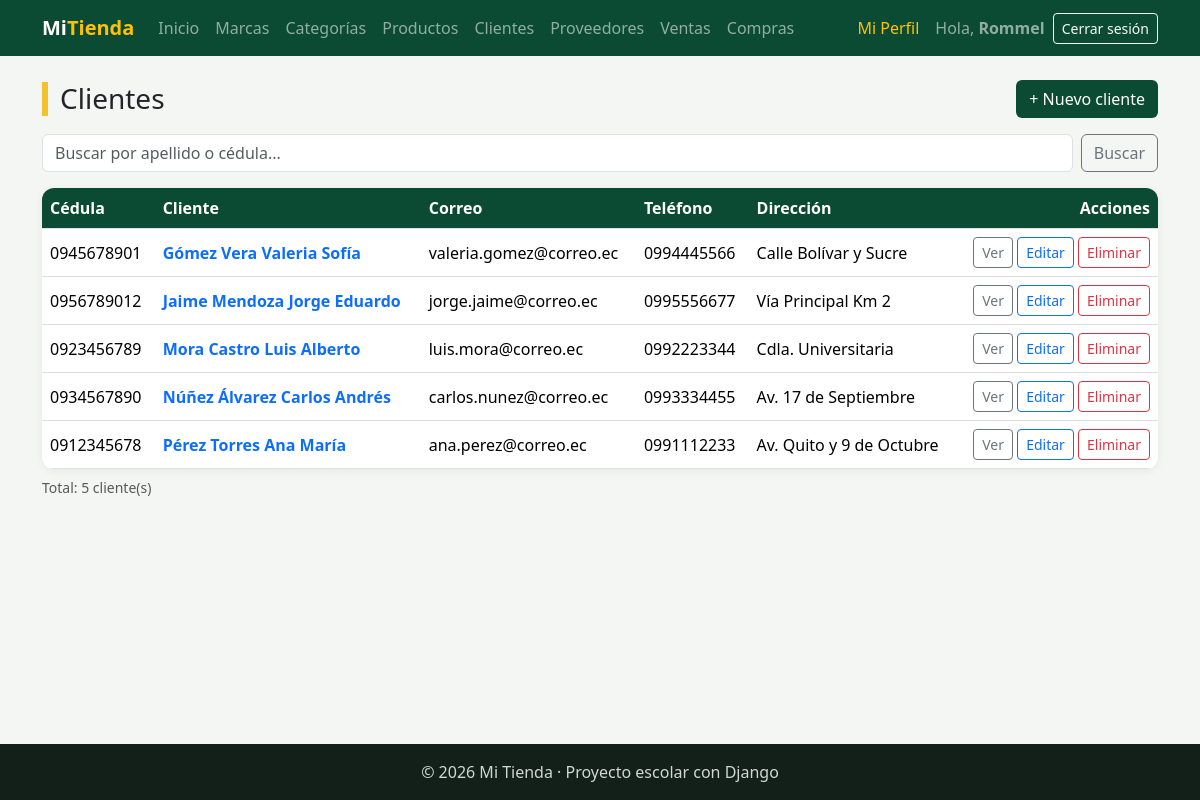
The app's page /facturacion/clientes/ (signed in) with its own data.
### facturacion/models.py (models this page shows, shortened)
class ModeloBase(models.Model):
    user = models.ForeignKey(
        User,
        on_delete=models.SET_NULL,
        null=True,
        blank=True,
        editable=False,
        related_name="%(class)s_registrados",
        verbose_name="Registrado por",
    )
    fecha_creacion = models.DateTimeField("Fecha de creación", auto_now_add=True)
    fecha_modificacion = models.DateTimeField("Última modificación", auto_now=True)
    class Meta:
        abstract = True

class Cliente(ModeloBase):
    cedula = models.CharField("Cédula", max_length=10, unique=True)
    nombres = models.CharField(max_length=80)
    apellidos = models.CharField(max_length=80)
    email = models.EmailField("Correo", blank=True)
    telefono = models.CharField("Teléfono", max_length=15, blank=True)
    direccion = models.CharField("Dirección", max_length=200, blank=True)
    class Meta:
        verbose_name = "Cliente"
        verbose_name_plural = "Clientes"
        ordering = ["apellidos", "nombres"]

### facturacion/views.py (the view)
# urls.py: path("clientes/", views.ClienteListView.as_view(), name="cliente_lista"),
class ClienteListView(LoginRequiredMixin, ListView):
    model = Cliente
    template_name = "facturacion/cliente_lista.html"
    context_object_name = "clientes"
    paginate_by = 5
    extra_context = {"titulo": "Clientes"}
    def get_queryset(self):
        clientes = super().get_queryset()
        q = self.request.GET.get("q", "")
        if q:
            clientes = clientes.filter(Q(apellidos__icontains=q) | Q(cedula__icontains=q))
        return clientes
    def get_context_data(self, **kwargs):
        contexto = super().get_context_data(**kwargs)
        contexto["q"] = self.request.GET.get("q", "")
        return contexto

### facturacion/templates/facturacion/cliente_lista.html (shortened to what this page needs)
{% extends "base.html" %}
{% block contenido %}
<div class="d-flex justify-content-between align-items-center flex-wrap gap-2 mb-3">
    <h1 class="h3 titulo-pagina m-0">{{ titulo }}</h1>
    <a href="{% url 'facturacion:cliente_crear' %}" class="btn btn-verde">+ Nuevo cliente</a>
</div>
<form method="get" class="d-flex gap-2 mb-3">
    <input type="text" name="q" value="{{ q }}" class="form-control" placeholder="Buscar por apellido o cédula...">
    <button type="submit" class="btn btn-outline-secondary">Buscar</button>
</form>
<div class="tarjeta p-0 table-responsive">
    <table class="table table-hover align-middle m-0">
        <thead>
            <tr><th>Cédula</th><th>Cliente</th><th>Correo</th><th>Teléfono</th><th>Dirección</th><th class="text-end">Acciones</th></tr>
        </thead>
        <tbody>
            {% for cliente in clientes %}
            <tr>
                <td>{{ cliente.cedula }}</td>
                <td>
                    <a href="{% url 'facturacion:cliente_detalle' cliente.pk %}" class="fw-semibold text-decoration-none">
                        {{ cliente.apellidos }} {{ cliente.nombres }}
                    </a>
                </td>
                <td>{{ cliente.email|default:"-" }}</td>
                <td>{{ cliente.telefono|default:"-" }}</td>
                <td>{{ cliente.direccion|default:"-" }}</td>
                <td class="text-end text-nowrap">
                    <a href="{% url 'facturacion:cliente_detalle' cliente.pk %}" class="btn btn-sm btn-outline-secondary">Ver</a>
                    <a href="{% url 'facturacion:cliente_editar' cliente.pk %}" class="btn btn-sm btn-outline-primary">Editar</a>
                    <a href="{% url 'facturacion:cliente_eliminar' cliente.pk %}" class="btn btn-sm btn-outline-danger">Eliminar</a>
                </td>
            </tr>
            {% empty %}
            <tr><td colspan="6" class="text-center text-muted py-4">No hay clientes registrados.</td></tr>
            {% endfor %}
        </tbody>
    </table>
</div>
<p class="text-muted small mt-2">Total: {{ page_obj.paginator.count }} cliente(s)</p>
{% endblock %}

### templates/base.html (shortened to what this page needs)
{% load static %}
<!DOCTYPE html>
<html lang="es">
<head>
    <link href="https://cdn.jsdelivr.net/npm/bootstrap@5.3.3/dist/css/bootstrap.min.css" rel="stylesheet">
    <link rel="stylesheet" href="{% static 'css/estilos.css' %}">
</head>
<body>
<nav class="navbar navbar-expand-lg navbar-dark barra">
    <div class="container">
        <a class="navbar-brand fw-bold" href="{% url 'home' %}">Mi<span class="text-warning">Tienda</span></a>
        <div class="collapse navbar-collapse" id="menu">
            <ul class="navbar-nav me-auto">
                <li class="nav-item"><a class="nav-link" href="{% url 'home' %}">Inicio</a></li>
                {% if user.is_authenticated %}
                    <li class="nav-item"><a class="nav-link" href="{% url 'facturacion:marca_lista' %}">Marcas</a></li>
                    <li class="nav-item"><a class="nav-link" href="{% url 'facturacion:categoria_lista' %}">Categorías</a></li>
                    <li class="nav-item"><a class="nav-link" href="{% url 'facturacion:producto_lista' %}">Productos</a></li>
                    <li class="nav-item"><a class="nav-link" href="{% url 'facturacion:cliente_lista' %}">Clientes</a></li>
                    <li class="nav-item"><a class="nav-link" href="{% url 'facturacion:proveedor_lista' %}">Proveedores</a></li>
                    <li class="nav-item"><a class="nav-link" href="{% url 'facturacion:venta_lista' %}">Ventas</a></li>
                    <li class="nav-item"><a class="nav-link" href="{% url 'facturacion:compra_lista' %}">Compras</a></li>
                {% endif %}
            </ul>
            <ul class="navbar-nav align-items-lg-center gap-2">
                {% if user.is_authenticated %}
                    <li class="nav-item"><a class="nav-link text-warning" href="{% url 'facturacion:mi_perfil' %}">Mi Perfil</a></li>
                    <li class="nav-item navbar-text">Hola, <b>{{ user.username }}</b></li>
                    <li class="nav-item">
                        <form method="post" action="{% url 'logout' %}" class="d-inline">
                            <button type="submit" class="btn btn-sm btn-outline-light">Cerrar sesión</button>
                        </form>
                    </li>
                {% else %}
                    <li class="nav-item"><a class="nav-link" href="{% url 'login' %}">Ingresar</a></li>
                    <li class="nav-item"><a class="btn btn-sm btn-warning" href="{% url 'registro' %}">Crear cuenta</a></li>
                {% endif %}
            </ul>
        </div>
    </div>
</nav>
<main class="container py-4">
    {% block contenido %}{% endblock %}
</main>
<footer class="pie text-center py-3">© 2026 Mi Tienda · Proyecto escolar con Django</footer>
</body>
</html>

### static/css/estilos.css (style rules this page uses)
:root { --verde: #0c4b33; --verde-claro: #2f9e6e; --amarillo: #f2c230; }
body { background-color: #f3f6f2; min-height: 100vh; display: flex; flex-direction: column; }
main { flex: 1; }
.barra { background-color: var(--verde); }
.titulo-pagina { border-left: 6px solid var(--amarillo); padding-left: 12px; }
.tarjeta { background: white; border-radius: 12px; padding: 24px; box-shadow: 0 2px 10px rgba(0,0,0,.06); }
.table thead th { background-color: var(--verde); color: white; }
.btn-verde { background-color: var(--verde); color: white; }
.pie { background-color: #13201a; color: #cfd8d3; }

### records on screen
Cliente: cedula "0945678901", apellidos "Gómez Vera", nombres "Valeria Sofía", email "valeria.gomez@correo.ec", telefono "0994445566", direccion "Calle Bolívar y Sucre"
Cliente: cedula "0956789012", apellidos "Jaime Mendoza", nombres "Jorge Eduardo", email "jorge.jaime@correo.ec", telefono "0995556677", direccion "Vía Principal Km 2"
Cliente: cedula "0923456789", apellidos "Mora Castro", nombres "Luis Alberto", email "luis.mora@correo.ec", telefono "0992223344", direccion "Cdla. Universitaria"
Cliente: cedula "0934567890", apellidos "Núñez Álvarez", nombres "Carlos Andrés", email "carlos.nunez@correo.ec", telefono "0993334455", direccion "Av. 17 de Septiembre"
Cliente: cedula "0912345678", apellidos "Pérez Torres", nombres "Ana María", email "ana.perez@correo.ec", telefono "0991112233", direccion "Av. Quito y 9 de Octubre"

### other values on screen
{{ user.username }} "Rommel"
{{ titulo }} "Clientes"
{{ page_obj.paginator.count }} "5"
